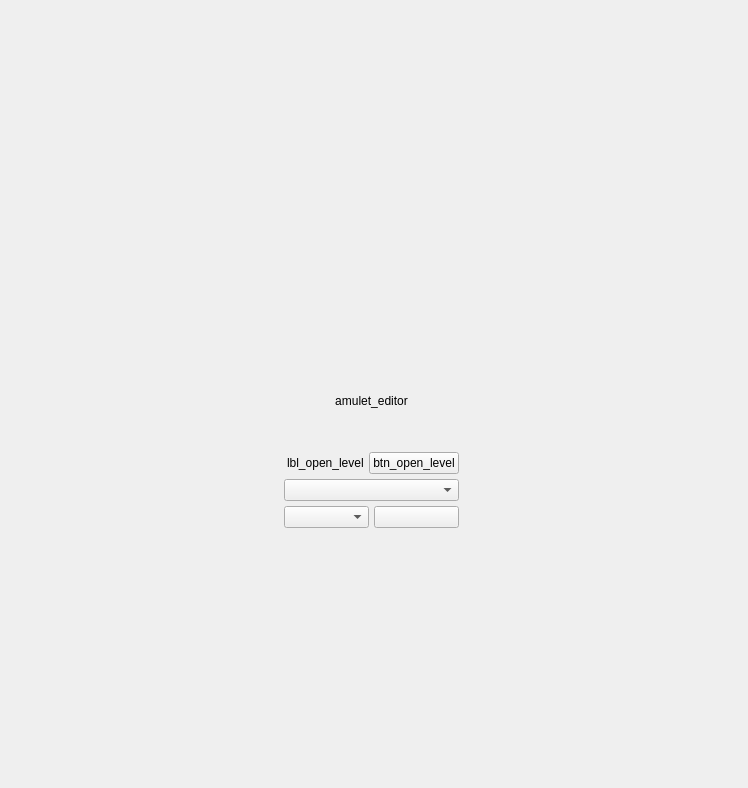
<?xml version="1.0" encoding="UTF-8"?>
<ui version="4.0">
 <class>HomePage</class>
 <widget class="QWidget" name="HomePage">
  <property name="geometry">
   <rect>
    <x>0</x>
    <y>0</y>
    <width>748</width>
    <height>788</height>
   </rect>
  </property>
  <property name="windowTitle">
   <string>Home</string>
  </property>
  <layout class="QHBoxLayout" name="_layout" stretch="1,0,1,0">
   <property name="spacing">
    <number>5</number>
   </property>
   <property name="leftMargin">
    <number>0</number>
   </property>
   <property name="topMargin">
    <number>0</number>
   </property>
   <property name="rightMargin">
    <number>0</number>
   </property>
   <property name="bottomMargin">
    <number>0</number>
   </property>
   <item>
    <spacer name="_left_spacer">
     <property name="orientation">
      <enum>Qt::Orientation::Horizontal</enum>
     </property>
     <property name="sizeHint" stdset="0">
      <size>
       <width>40</width>
       <height>20</height>
      </size>
     </property>
    </spacer>
   </item>
   <item>
    <layout class="QVBoxLayout" name="_central_layout">
     <property name="leftMargin">
      <number>50</number>
     </property>
     <property name="topMargin">
      <number>50</number>
     </property>
     <property name="rightMargin">
      <number>50</number>
     </property>
     <property name="bottomMargin">
      <number>50</number>
     </property>
     <item>
      <spacer name="_top_spacer">
       <property name="orientation">
        <enum>Qt::Orientation::Vertical</enum>
       </property>
       <property name="sizeHint" stdset="0">
        <size>
         <width>20</width>
         <height>40</height>
        </size>
       </property>
      </spacer>
     </item>
     <item>
      <widget class="QLabel" name="_lbl_app_icon">
       <property name="minimumSize">
        <size>
         <width>0</width>
         <height>128</height>
        </size>
       </property>
       <property name="maximumSize">
        <size>
         <width>16777215</width>
         <height>128</height>
        </size>
       </property>
       <property name="text">
        <string notr="true"/>
       </property>
       <property name="alignment">
        <set>Qt::AlignmentFlag::AlignCenter</set>
       </property>
      </widget>
     </item>
     <item>
      <widget class="QLabel" name="_lbl_app_name">
       <property name="text">
        <string>amulet_editor</string>
       </property>
       <property name="alignment">
        <set>Qt::AlignmentFlag::AlignCenter</set>
       </property>
       <property name="subfamily" stdset="0">
        <string notr="true">semi_light</string>
       </property>
       <property name="heading" stdset="0">
        <string notr="true">h1</string>
       </property>
      </widget>
     </item>
     <item>
      <widget class="QLabel" name="_lbl_app_version">
       <property name="text">
        <string notr="true"/>
       </property>
       <property name="alignment">
        <set>Qt::AlignmentFlag::AlignCenter</set>
       </property>
       <property name="color" stdset="0">
        <string notr="true">secondary</string>
       </property>
       <property name="heading" stdset="0">
        <string notr="true">h5</string>
       </property>
       <property name="subfamily" stdset="0">
        <string notr="true">semi_light</string>
       </property>
      </widget>
     </item>
     <item>
      <spacer name="_middle_spacer">
       <property name="orientation">
        <enum>Qt::Orientation::Vertical</enum>
       </property>
       <property name="sizeType">
        <enum>QSizePolicy::Policy::Fixed</enum>
       </property>
       <property name="sizeHint" stdset="0">
        <size>
         <width>20</width>
         <height>20</height>
        </size>
       </property>
      </spacer>
     </item>
     <item>
      <layout class="QVBoxLayout" name="_widget_layout">
       <item>
        <layout class="QHBoxLayout" name="_open_layout">
         <item>
          <spacer name="horizontalSpacer">
           <property name="orientation">
            <enum>Qt::Orientation::Horizontal</enum>
           </property>
           <property name="sizeType">
            <enum>QSizePolicy::Policy::Fixed</enum>
           </property>
           <property name="sizeHint" stdset="0">
            <size>
             <width>3</width>
             <height>0</height>
            </size>
           </property>
          </spacer>
         </item>
         <item>
          <widget class="QLabel" name="_lbl_open_level">
           <property name="text">
            <string>lbl_open_level</string>
           </property>
          </widget>
         </item>
         <item>
          <widget class="QPushButton" name="btn_open_world">
           <property name="text">
            <string>btn_open_level</string>
           </property>
          </widget>
         </item>
        </layout>
       </item>
       <item>
        <widget class="QComboBox" name="_language"/>
       </item>
       <item>
        <layout class="QHBoxLayout" name="_theme_layout">
         <item>
          <widget class="QComboBox" name="_style"/>
         </item>
         <item>
          <widget class="QPushButton" name="_colour_scheme">
           <property name="checkable">
            <bool>true</bool>
           </property>
          </widget>
         </item>
        </layout>
       </item>
      </layout>
     </item>
     <item>
      <spacer name="_bottom_spacer">
       <property name="orientation">
        <enum>Qt::Orientation::Vertical</enum>
       </property>
       <property name="sizeHint" stdset="0">
        <size>
         <width>20</width>
         <height>40</height>
        </size>
       </property>
      </spacer>
     </item>
    </layout>
   </item>
   <item>
    <spacer name="_right_spacer">
     <property name="orientation">
      <enum>Qt::Orientation::Horizontal</enum>
     </property>
     <property name="sizeHint" stdset="0">
      <size>
       <width>40</width>
       <height>20</height>
      </size>
     </property>
    </spacer>
   </item>
   <item>
    <widget class="QWidget" name="_quick_access" native="true"/>
   </item>
  </layout>
 </widget>
 <resources/>
 <connections/>
</ui>
